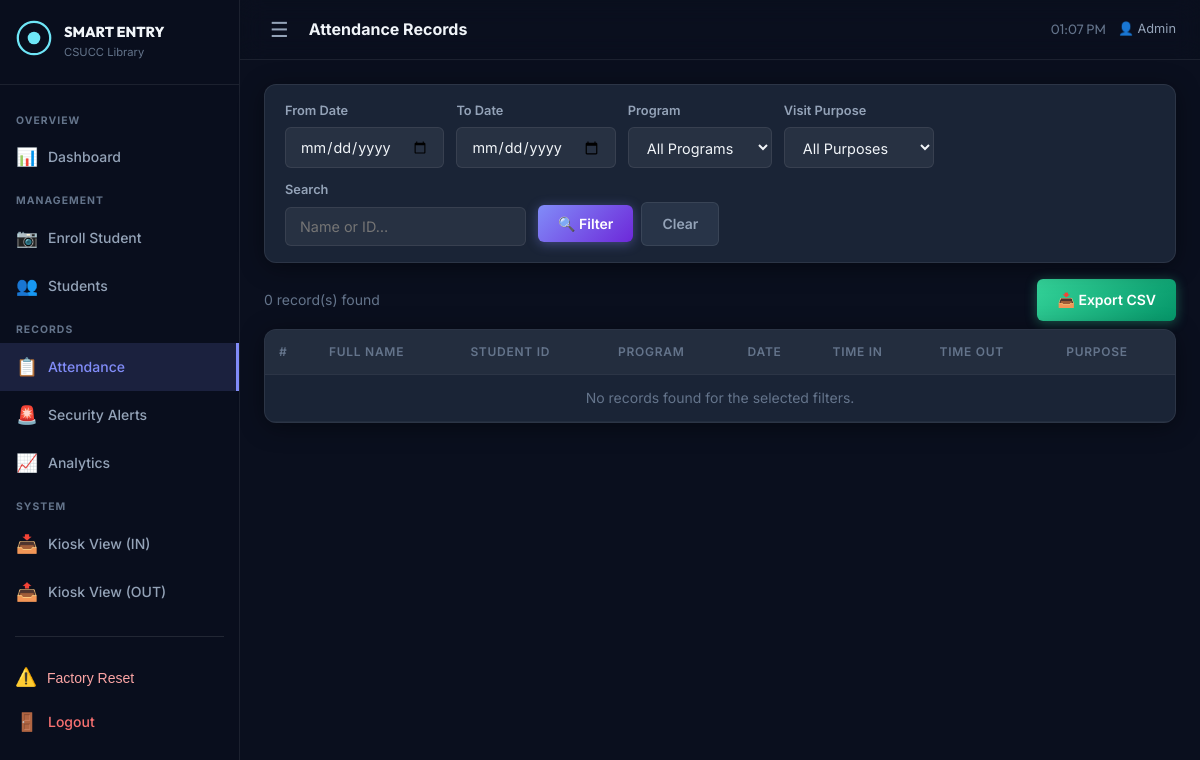
The app's page /admin/attendance (signed in), older data.
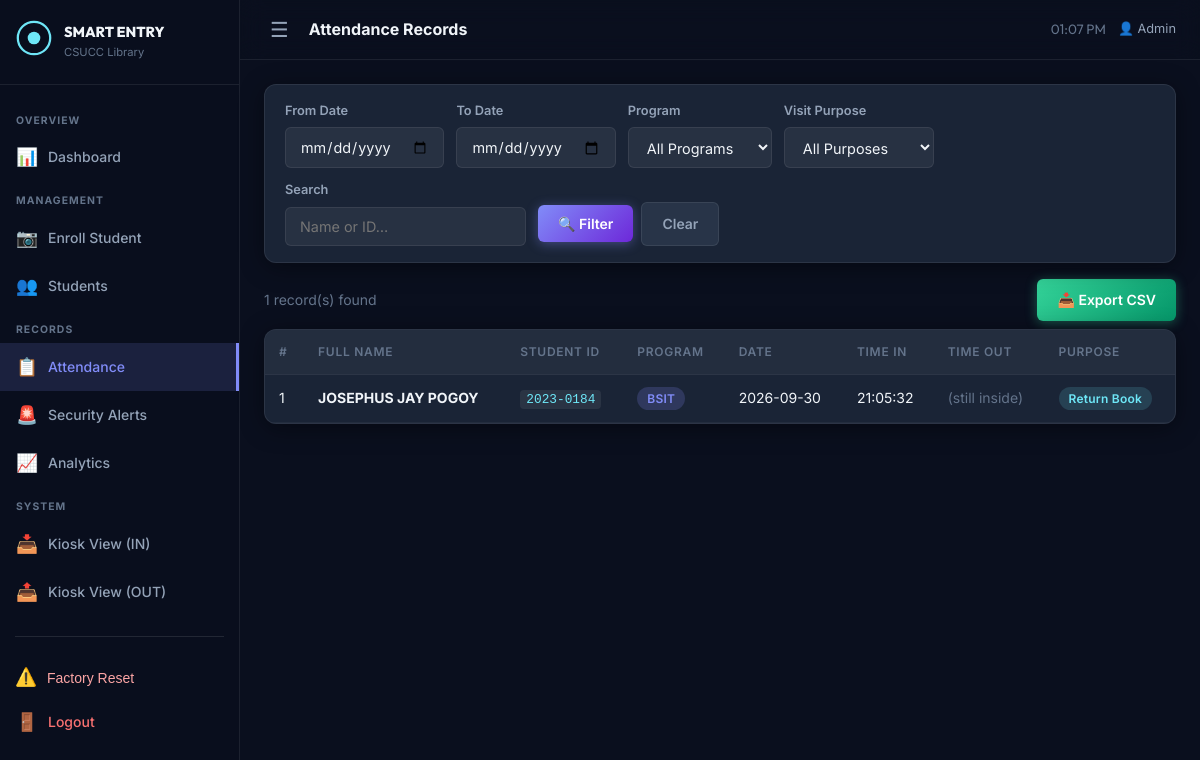
The same page, newer data.
### tables this page shows
CREATE TABLE attendance_logs (
            id             INTEGER PRIMARY KEY AUTOINCREMENT,
            student_db_id  INTEGER NOT NULL REFERENCES students(id),
            date           TEXT    NOT NULL,
            time_in        TEXT    NOT NULL,
            time_out       TEXT,
            visit_purpose  TEXT,
            node           TEXT    NOT NULL DEFAULT 'entry'
        );

CREATE TABLE students (
            id          INTEGER PRIMARY KEY AUTOINCREMENT,
            full_name   TEXT    NOT NULL,
            student_id  TEXT    NOT NULL UNIQUE,
            program     TEXT    NOT NULL,
            status      TEXT    NOT NULL DEFAULT 'active',
            enrolled_at TEXT    NOT NULL DEFAULT (datetime('now','localtime'))
        );

### routes/attendance.py (the view)
@attendance_bp.route("/admin/attendance")
@login_required
def attendance_page():
    date_from = request.args.get("date_from", "")
    date_to = request.args.get("date_to", "")
    program = request.args.get("program", "")
    purpose = request.args.get("purpose", "")
    search = request.args.get("search", "")
    logs = db.get_attendance_logs(
        date_from=date_from or None,
        date_to=date_to or None,
        program=program or None,
        purpose=purpose or None,
        search=search or None,
    )
    return render_template(
        "admin/attendance.html",
        logs=logs,
        programs=PROGRAMS,
        purposes=PURPOSES,
        filters={"date_from": date_from, "date_to": date_to,
                 "program": program, "purpose": purpose, "search": search},
    )

### app.py (called while the page is built)
@login_manager.user_loader
def load_user(user_id):
    from database.database import get_db_connection
    conn = get_db_connection()
    row = conn.execute("SELECT * FROM admins WHERE id = ?", (user_id,)).fetchone()
    conn.close()
    if row:
        return AdminUser(row)
    return None

### database/database.py (called while the page is built)
def get_db_connection():
    conn = sqlite3.connect(Config.DATABASE_PATH)
    conn.row_factory = sqlite3.Row
    conn.execute("PRAGMA foreign_keys = ON")
    return conn

### templates/admin/attendance.html (shortened to what this page needs)
{% extends "admin/base_admin.html" %}
{% block page_title %}Attendance Records{% endblock %}
{% block admin_content %}
<div class="card filter-card">
  <form method="GET" action="{{ url_for('attendance.attendance_page') }}" class="filter-form">
    <div class="filter-row">
      <div class="form-group">
        <label>From Date</label>
        <input type="date" name="date_from" value="{{ filters.date_from }}" />
      </div>
      <div class="form-group">
        <label>To Date</label>
        <input type="date" name="date_to" value="{{ filters.date_to }}" />
      </div>
      <div class="form-group">
        <label>Program</label>
        <select name="program">
          <option value="">All Programs</option>
        </select>
      </div>
      <div class="form-group">
        <label>Visit Purpose</label>
        <select name="purpose">
          <option value="">All Purposes</option>
        </select>
      </div>
      <div class="form-group">
        <label>Search</label>
        <input type="text" name="search" value="{{ filters.search }}" placeholder="Name or ID…" />
      </div>
      <div class="filter-actions">
        <button type="submit" class="btn btn-primary">🔍 Filter</button>
        <a href="{{ url_for('attendance.attendance_page') }}" class="btn btn-ghost">Clear</a>
      </div>
    </div>
  </form>
</div>
<div class="toolbar mt-3">
  <span class="text-muted">{{ logs | length }} record(s) found</span>
  <a href="{{ url_for('attendance.export_csv', **filters) }}" class="btn btn-success">
    📥 Export CSV
  </a>
</div>
<div class="card mt-2">
  <div class="card-body p-0">
    <table class="table">
      <thead>
        <tr>
          <th>#</th><th>Full Name</th><th>Student ID</th><th>Program</th>
          <th>Date</th><th>Time In</th><th>Time Out</th><th>Purpose</th>
        </tr>
      </thead>
      <tbody>
        {% for log in logs %}
        <tr>
          <td>{{ loop.index }}</td>
          <td><strong>{{ log.full_name }}</strong></td>
          <td><code>{{ log.student_id }}</code></td>
          <td><span class="badge badge-info">{{ log.program }}</span></td>
          <td>{{ log.date }}</td>
          <td>{{ log.time_in }}</td>
          <td class="{{ 'text-muted' if not log.time_out }}">{{ log.time_out or '(still inside)' }}</td>
          <td>
            {% if log.visit_purpose %}
              <span class="badge badge-purpose">{{ log.visit_purpose }}</span>
            {% else %}—{% endif %}
          </td>
        </tr>
        {% else %}
        <tr><td colspan="8" class="text-center text-muted">No records found for the selected filters.</td></tr>
        {% endfor %}
      </tbody>
    </table>
  </div>
</div>
{% endblock %}

Row changes from the older to the newer data that the page shows:
added attendance_logs: full_name "JOSEPHUS JAY POGOY", student_id "2023-0184", program "BSIT", date "2026-09-30", time_in "21:05:32", time_out "(still inside)", visit_purpose "Return Book"
Text that changed along with them:
{{ logs | length }}: "0" → "1"
text no longer shown: "No records found for the selected filters."
